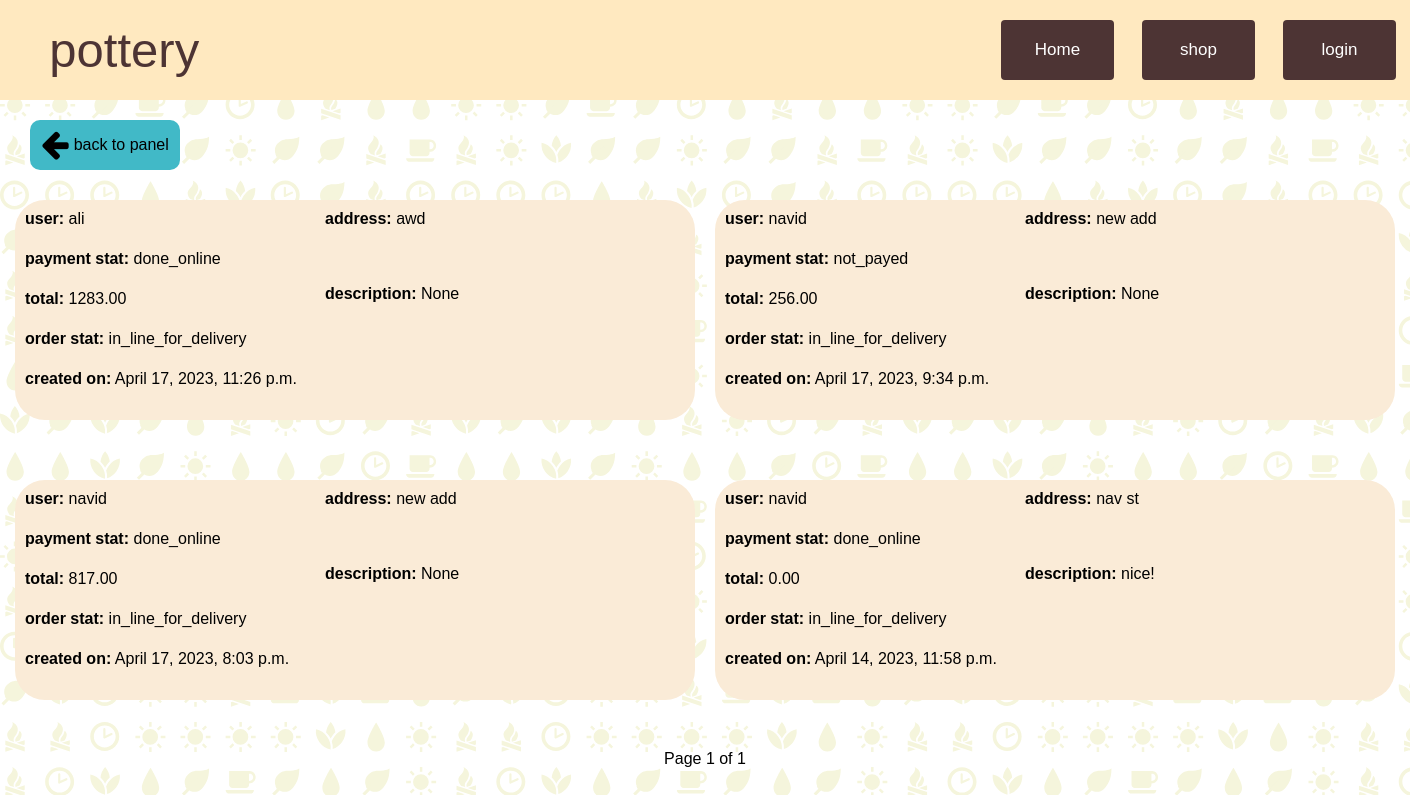
The page /users/view_all_orders/ on the database as committed earlier.
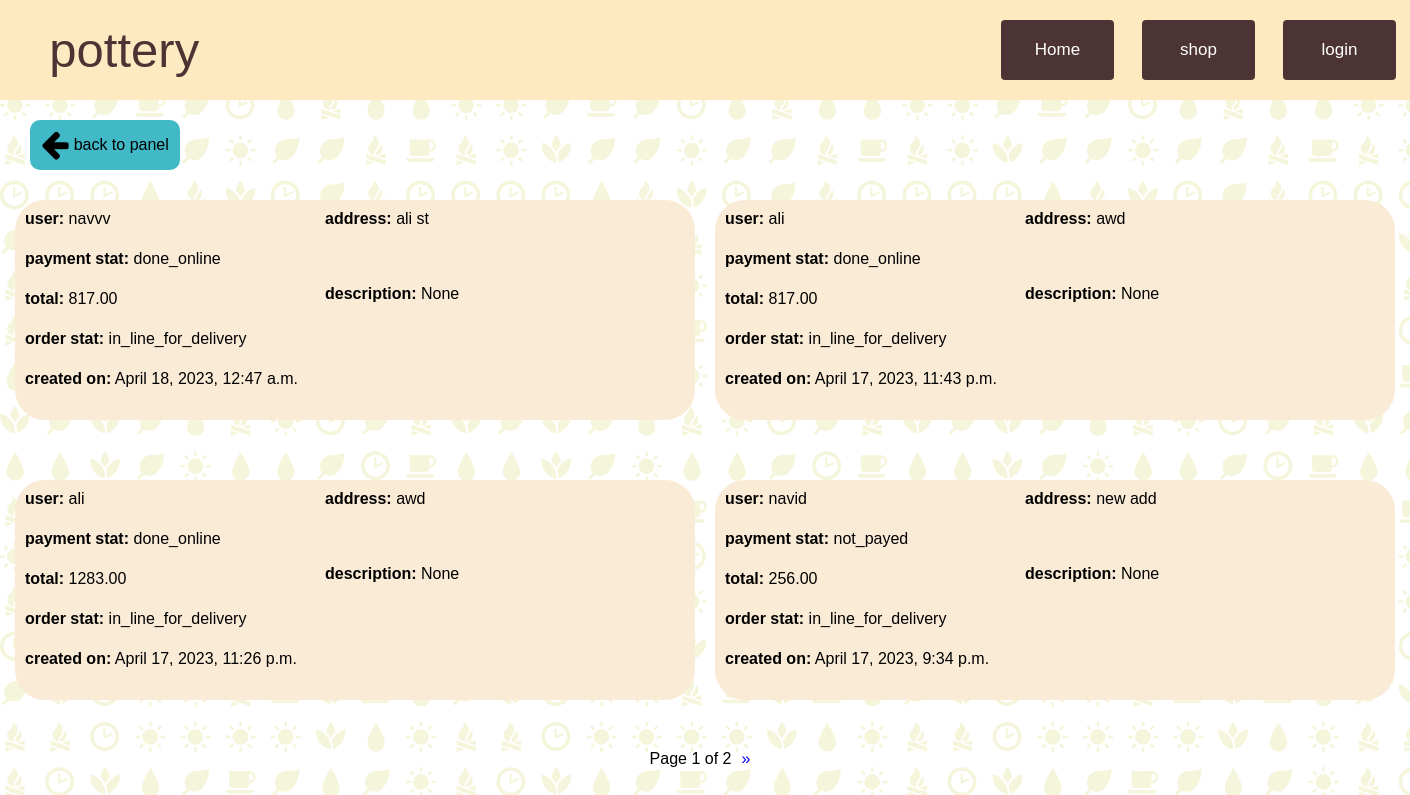
The same page on the database as committed later.
### users/models.py (models this page shows)
class Orders(models.Model):
    order = models.AutoField(primary_key=True)
    user = models.ForeignKey(to=User, on_delete=models.CASCADE)
    payment_method_choices = [("online", 'online'), ("on_delivery", 'on delivery')]
    payment_method = models.CharField(max_length=20, choices=payment_method_choices, default="online")
    payment_stat_choices = [("done_online", 'done online'), ("done_on_delivery", 'done on delivery'), ("not_payed", "not payed")]
    payment_stat = models.CharField(max_length=20, choices=payment_stat_choices, default="not_payed")
    total = models.DecimalField(max_digits=50, decimal_places=2)
    used_coupon = models.ForeignKey(to=Coupons, on_delete=models.CASCADE, null=True)
    description = models.TextField(null=True)
    order_stat_choices = [("delivered", 'delivered'), ("in_line_for_delivery", 'in line for delivery'),]
    order_stat = models.CharField(max_length=30, choices=order_stat_choices, null=True)
    address = models.TextField()
    created_on = models.DateTimeField(blank=True, default=datetime.now)

### users/views.py (the view)
# urls.py: path('view_all_orders/', view_all_orders, name='view_all_orders'),
def view_all_orders(request):
    o = Paginator(Orders.objects.order_by("-created_on"), 4)
    page = request.GET.get('page')
    orders_paginated = o.get_page(page)
    data = {
        "orders": orders_paginated,
    }
    return render(request, "users/view_all_orders.html/", data)

### templates/users/view_all_orders.html (shortened to what this page needs)
{% extends 'base.html' %}
{% load static %}
{% block head_css %}
<link rel="stylesheet" type="text/css" href="{%  static  '/css/users/view_all_orders.css'  %}" />
<link rel="stylesheet" type="text/css" href="{%  static  '/css/base.css'  %}" />
{% endblock %}
{% block content %}
<body style="background-image: url({% static 'images/icon_grid.svg' %});"></body>
<a class="back_btn" href="{% url 'admin_panel' %}"><i class="fa fa-arrow-left fa-2x"></i>back to panel</a>
<div class="Wrap">
    {% for o in orders %}
        <div class="orders_wrap">
            <div class="area1">
                <p class="short_field"><b>user:</b> {{ o.user }}</p>
                <p class="short_field"><b>payment stat:</b> {{ o.payment_stat }}</p>
                <p class="short_field"><b>total:</b> {{ o.total }}</p>
                <p class="short_field"><b>order stat:</b> {{ o.order_stat }}</p>
                <p class="short_field"><b>created on:</b> {{ o.created_on }}</p>
            </div>
            <div class="area2">
                <p class="long_field"><b>address:</b> {{ o.address }}</p>
                <p class="long_field"><b>description:</b> {{ o.description }}</p>
            </div>
        </div>
    {% endfor %}
</div>
    <div class="page_num">
    Page {{ orders.number }} of {{ orders.paginator.num_pages }}
    {% if orders.has_next %}
        <div class="N">
            <a style="text-decoration: none;" href="?page={{ orders.next_page_number }}">&raquo</a>
        </div>
    {% endif %}
</div>
</body>
{% endblock %}

Rows that differ between the two databases and show on the page:
no longer on this page (row unchanged): Orders: user "navid", payment_stat "done_online", total "817.00", order_stat "in_line_for_delivery", created_on "April 17, 2023, 8:03 p.m.", address "new add", description "None"
no longer on this page (row unchanged): Orders: user "navid", payment_stat "done_online", total "0.00", order_stat "in_line_for_delivery", created_on "April 14, 2023, 11:58 p.m.", address "nav st", description "nice!"
added Orders: user "navvv", payment_stat "done_online", total "817.00", order_stat "in_line_for_delivery", created_on "April 18, 2023, 12:47 a.m.", address "ali st", description "None"
added Orders: user "ali", payment_stat "done_online", total "817.00", order_stat "in_line_for_delivery", created_on "April 17, 2023, 11:43 p.m.", address "awd", description "None"
Other text that changed with them:
{{ orders.paginator.num_pages }}: "1" → "2"
